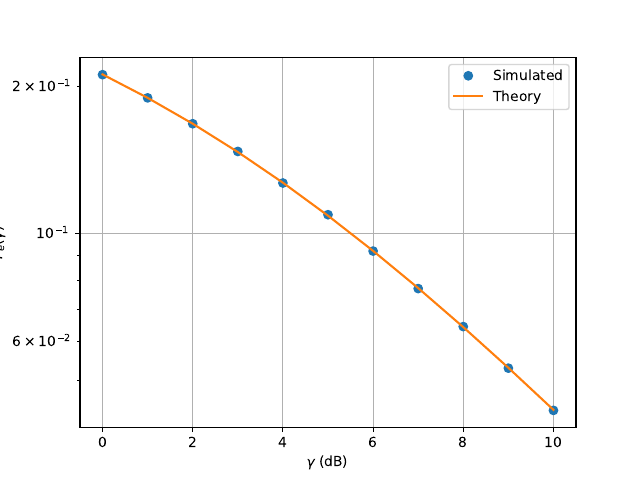

Python code for this plot:
import numpy as np
import matplotlib.pyplot as plt
#Set parameters for simulation

min_gamma = 0
max_gamma = 10
num_samples = 1000000
#Initialize arrays to store results

prob_error_num = []
prob_error_th = []
gamma_db = np.arange(min_gamma, max_gamma + 1)
#Simulate and calculate probability of error for each value of gamma

for i in gamma_db:
	gamma = 10**(0.1*i)
	A_samples = np.random.rayleigh(scale=(gamma/2)**0.5, size=num_samples)
	N_samples = np.random.normal(size=num_samples)
	X_samples = A_samples + N_samples
	X_samples_1 = A_samples[A_samples > 0] + N_samples[A_samples > 0]
	prob_error_num.append(np.count_nonzero(X_samples_1 < 0)/X_samples_1.shape[0])
	prob_error_th.append(0.5-0.5*np.sqrt(gamma)/np.sqrt(2+gamma))
#Plot results

plt.semilogy(gamma_db, prob_error_num, 'o')
plt.semilogy(gamma_db, prob_error_th)
plt.grid()
plt.xlabel('$\gamma$ (dB)')
plt.ylabel('$P_e(\gamma)$')
plt.legend(["Simulated","Theory"])
plt.savefig('4.2.1.pdf')
plt.show()
